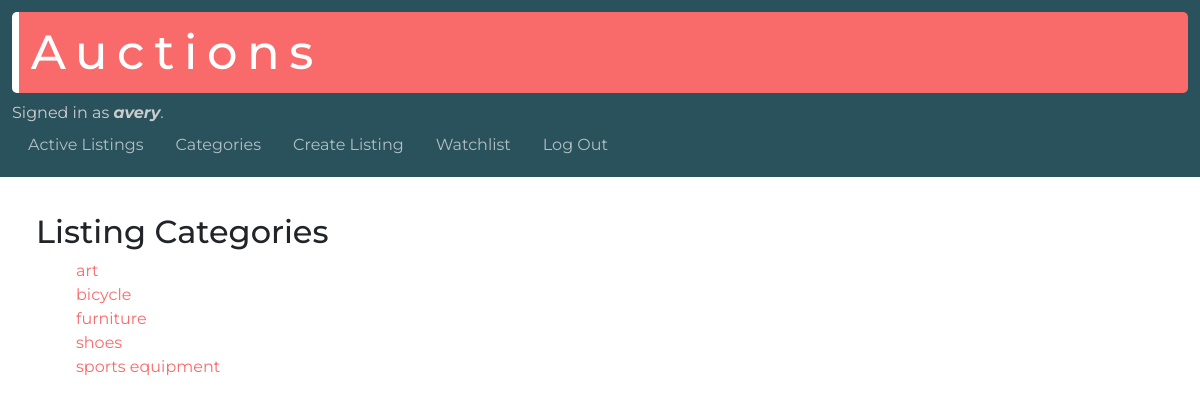
/listing-categories (signed in), run on the app's committed database.
### auctions/models.py (models this page shows, shortened)
class User(AbstractUser):
  watchlist = models.ManyToManyField('Listing', blank=True, related_name="watched")

class Listing(models.Model):
  user = models.ForeignKey(User, on_delete=models.CASCADE, related_name="listings")
  title = models.CharField(max_length=64)
  price = models.DecimalField(max_digits=8, decimal_places=2)
  description = models.TextField(max_length=256)
  date = models.DateTimeField(auto_now_add=True)
  photo = models.URLField(max_length=200, blank=True)
  category = models.CharField(max_length=32, blank=True)
  status = models.BooleanField(default=True)

### auctions/views.py (the view)
# urls.py: path("listing-categories", views.listing_categories, name="listing-categories"),
def listing_categories(request):
  categories = []
  listings = Listing.objects.filter(status=True).exclude(category="")
  for listing in listings:
    if listing.category not in categories:
      categories.append(listing.category)
  categories.sort()
  return render(request, "auctions/listing-categories.html", {
    "categories": categories
  })

### auctions/templates/auctions/listing-categories.html
{% extends "auctions/layout.html" %}
{% block body %}
  <h2>Listing Categories</h2>
  <ul>
    {% for category in categories %}
      <li><a href="{% url 'category' category %}">{{ category }}</a></li>
    {% endfor %}
  </ul>
{% endblock %}

### auctions/templates/auctions/layout.html (shortened to what this page needs)
{% load static %}
<!DOCTYPE html>
<html lang="en">
    <head>
        <link rel="stylesheet" href="https://stackpath.bootstrapcdn.com/bootstrap/4.4.1/css/bootstrap.min.css">
        <link href="{% static 'auctions/styles.css' %}" rel="stylesheet">
    </head>
    <body>
      <header>
        <h1>Auctions</h1>
        <div class="authentication-message">
            {% if user.is_authenticated %}
                Signed in as <strong class="italic">{{ user.username }}</strong>.
            {% else %}
                Not signed in.
            {% endif %}
        </div>
        <ul class="nav">
            <li class="nav-item">
                <a class="nav-link" href="{% url 'index' %}">Active Listings</a>
            </li>
            <li class="nav-item">
              <a class="nav-link" href="{% url 'listing-categories' %}">Categories</a>
            </li>
            {% if user.is_authenticated %}
                <li class="nav-item">
                    <a class="nav-link" href="{% url 'create-listing' %}">Create Listing</a>
                </li>
                <li class="nav-item">
                  <a class="nav-link" href="{% url 'watchlist' %}">Watchlist</a>
                </li>
                <li class="nav-item">
                    <a class="nav-link" href="{% url 'logout' %}">Log Out</a>
                </li>
            {% endif %}
        </ul>
      </header>
      <main>
        {% block body %}
        {% endblock %}
      </main>
    </body>
</html>

### auctions/static/auctions/styles.css (style rules this page uses)
body { font-family: 'Montserrat', sans-serif; }
header { padding: 1%; background-color: #2a525d; }
main { padding: 3%; }
h1, h2 { font-weight: 500; }
h1 { font-size: 3em; letter-spacing: .2em; color: #ffffff; background-color: #f96a6a; padding: 1%; border-left: solid 7px #ffffff; border-radius: 5px; }
.authentication-message { color: #cdcccc; }
.italic { font-style: italic; }
li { list-style-type: none; }
ul.nav a { color: #b1c0c3; }
h3 a, li a, p a { color: #f96a6a; }

### data on the page
User: username "avery"
Listing: categories "art"
Listing: categories "bicycle"
Listing: categories "furniture"
Listing: categories "shoes"
Listing: categories "sports equipment"
